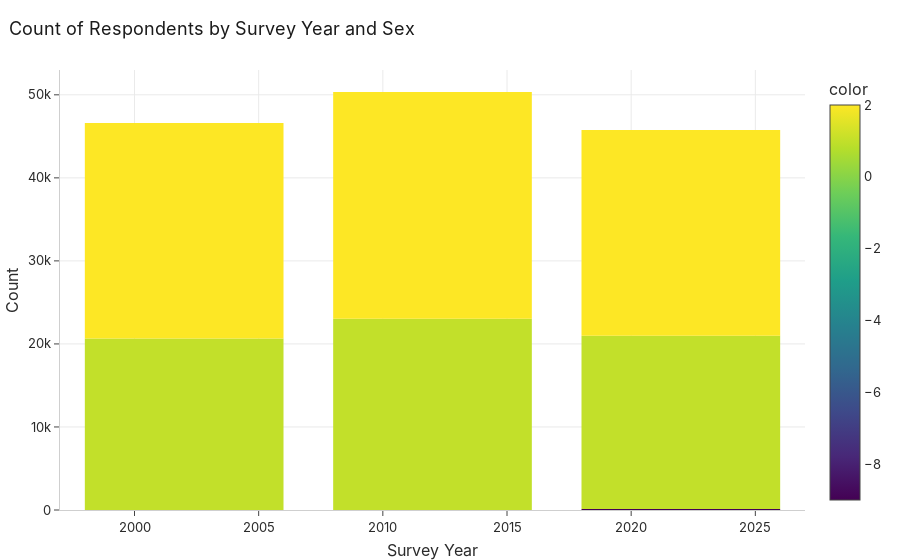

Notebook code cell kept with this figure:
### Code cell
fig = px.bar(agg, x=agg.index.get_level_values(0), y=agg.values, color=agg.index.get_level_values(1),
             labels={'x':'Survey Year', 'y':'Count'},
             title='Count of Respondents by Survey Year and Sex')
fig.show()

### Figure 1 — Plotly figure (JSON) as saved in the notebook; plotly's stock layout.template omitted (floating-point values rounded to 4 significant figures)
{"data": [{"hovertemplate": "Survey Year=%{x}<br>Count=%{y}<br>color=%{marker.color}<extra></extra>", "legendgroup": "", "marker": {"color": [1.0, 2.0, 1.0, 2.0, -9.0, 1.0, 2.0], "coloraxis": "coloraxis", "pattern": {"shape": ""}}, "name": "", "orientation": "v", "showlegend": false, "textposition": "auto", "type": "bar", "x": [2002, 2002, 2012, 2012, 2022, 2022, 2022], "xaxis": "x", "y": [20640, 25955, 23045, 27295, 129, 20870, 24763], "yaxis": "y"}], "layout": {"barmode": "relative", "coloraxis": {"colorbar": {"title": {"text": "color"}}, "colorscale": [[0, "#440154"], [0.1111, "#482878"], [0.2222, "#3e4989"], [0.3333, "#31688e"], [0.4444, "#26828e"], [0.5556, "#1f9e89"], [0.6667, "#35b779"], [0.7778, "#6ece58"], [0.8889, "#b5de2b"], [1, "#fde725"]]}, "legend": {"tracegroupgap": 0}, "title": {"text": "Count of Respondents by Survey Year and Sex"}, "xaxis": {"anchor": "y", "domain": [0, 1], "title": {"text": "Survey Year"}}, "yaxis": {"anchor": "x", "domain": [0, 1], "title": {"text": "Count"}}}}
